Frame 1 (no input): blank canvas, image omitted
Frame 60 (the mouse pressed at the canvas centre just before this capture): blank canvas, image omitted
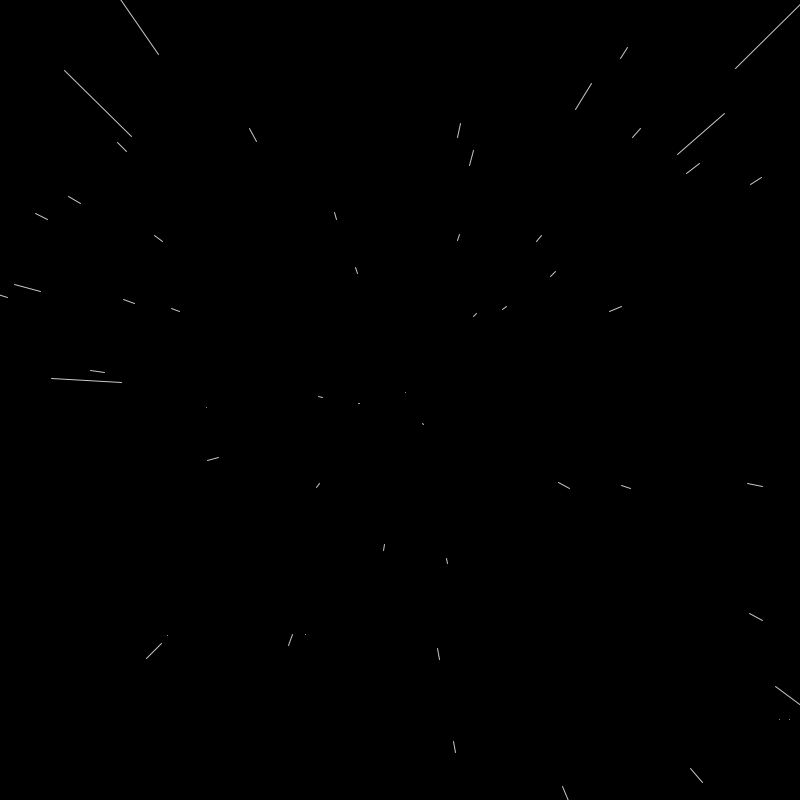
Frame 120 (the mouse held since frame 60 and released just before this capture)

The Processing sketch whose frames 1 and 60 were blank and that drew this single picture after the mouse press (run headless with seeded random() and noise(); from frame 60 on, the mouse is pressed at the canvas centre):

// Processing sketch: starfield2
// ── starfield2.pde
star[] stars = new star[900];
float speed;
void setup(){
   size(800, 800);
   for(int i=0; i<stars.length ; i++){
     stars[i] = new star();
   }
}

void draw(){
   background(0);
   translate(width/2, height/2);
   speed = map(mouseX, 0, width, 0, 50);
   for(int i=0; i<stars.length ; i++){
      stars[i].update();
      stars[i].show();
   }
}
// ── star.pde
class star{
 float x;
 float y; 
 float z; 
 
 float pz;
 
  star(){
     x = random(-width, width);
     y = random(-height, height);
     z = random(-width, width);
     pz = z;
  }
  
  
  void update(){
    z = z-speed;
    if(z <1){
      x = random(-width, width);
      y = random(-height, height);
      z = width;
      pz = z;
    }
  }
  
  void show(){
     fill(255, 255, 255); 
     float sx = map(x/z, 0, 1, 0, width);
     float sy = map(y/z, 0, 1, 0, height);
     float r = map(z , 0, width, 10, 0);
     //ellipse(sx, sy,r, r);
     
     float px = map(x/pz, 0, 1, 0, width);
     float py = map(y/pz, 0, 1, 0, height);
     
     pz = z;
     
     stroke(200);
     line(px, py, sx, sy);
     
  }
}
